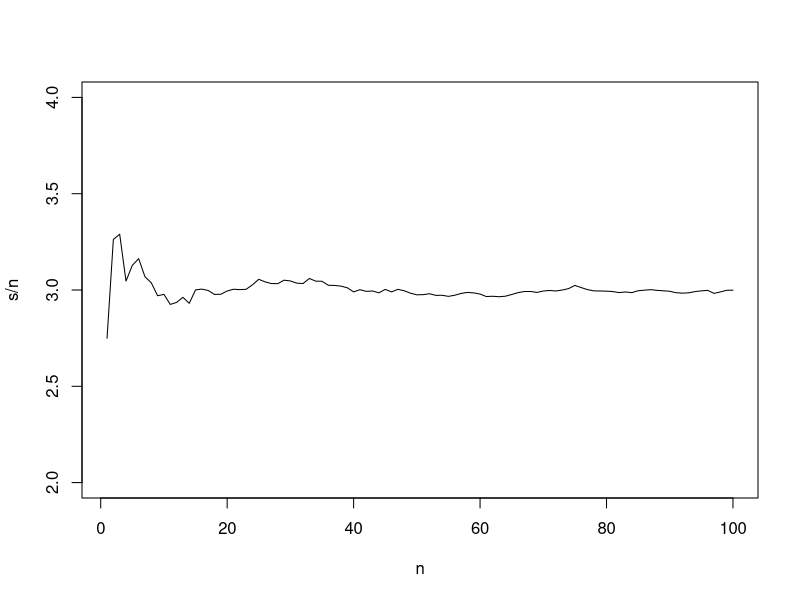

R code for this plot:
V <- function(x) 
{
  ( 3*( exp(-x)+exp(-2*x)+exp(-3*x)+exp(-4*x)+exp(-5*x) )+100*exp(-5*x) -90 )
}

try(uniroot(V, c(0, 1)))

dV <- function(x) 
{
  -( 3*( -exp(-x) -2*exp(-2*x)-3*exp(-3*x)-4*exp(-4*x)-5*exp(-5*x) )-5*100*exp(-5*x) )/90
}
dV(0.05191071)

d2V <- function(x) 
{
  ( 3*( exp(-x) +4*exp(-2*x)+9*exp(-3*x)+16*exp(-4*x)+25*exp(-5*x) )+25*100*exp(-5*x) )/90
}
d2V(0.05191071)



n<-c(1:100)
n
x<-rnorm(100,3,0.5)
x
s<-cumsum(x)
s
plot(s/n,xlab="n",ylim=c(2,4),type="l")
s/n
